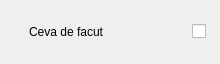
<?xml version="1.0" encoding="UTF-8"?>
<ui version="4.0">
 <class>Form</class>
 <widget class="QWidget" name="Form">
  <property name="geometry">
   <rect>
    <x>0</x>
    <y>0</y>
    <width>220</width>
    <height>64</height>
   </rect>
  </property>
  <property name="windowTitle">
   <string>Form</string>
  </property>
  <layout class="QHBoxLayout" name="horizontalLayout_2">
   <property name="spacing">
    <number>5</number>
   </property>
   <property name="leftMargin">
    <number>0</number>
   </property>
   <property name="topMargin">
    <number>0</number>
   </property>
   <property name="rightMargin">
    <number>0</number>
   </property>
   <property name="bottomMargin">
    <number>0</number>
   </property>
   <item>
    <layout class="QHBoxLayout" name="horizontalLayout">
     <property name="spacing">
      <number>0</number>
     </property>
     <item>
      <spacer name="horizontalSpacer_3">
       <property name="orientation">
        <enum>Qt::Horizontal</enum>
       </property>
       <property name="sizeHint" stdset="0">
        <size>
         <width>55</width>
         <height>20</height>
        </size>
       </property>
      </spacer>
     </item>
     <item>
      <widget class="QLabel" name="label">
       <property name="sizePolicy">
        <sizepolicy hsizetype="Fixed" vsizetype="Fixed">
         <horstretch>0</horstretch>
         <verstretch>0</verstretch>
        </sizepolicy>
       </property>
       <property name="text">
        <string>Ceva de facut</string>
       </property>
      </widget>
     </item>
     <item>
      <spacer name="horizontalSpacer_2">
       <property name="orientation">
        <enum>Qt::Horizontal</enum>
       </property>
       <property name="sizeHint" stdset="0">
        <size>
         <width>40</width>
         <height>20</height>
        </size>
       </property>
      </spacer>
     </item>
     <item>
      <spacer name="horizontalSpacer">
       <property name="orientation">
        <enum>Qt::Horizontal</enum>
       </property>
       <property name="sizeType">
        <enum>QSizePolicy::Fixed</enum>
       </property>
       <property name="sizeHint" stdset="0">
        <size>
         <width>75</width>
         <height>20</height>
        </size>
       </property>
      </spacer>
     </item>
     <item>
      <widget class="QCheckBox" name="checkBox">
       <property name="text">
        <string/>
       </property>
      </widget>
     </item>
     <item>
      <spacer name="horizontalSpacer_4">
       <property name="orientation">
        <enum>Qt::Horizontal</enum>
       </property>
       <property name="sizeHint" stdset="0">
        <size>
         <width>40</width>
         <height>20</height>
        </size>
       </property>
      </spacer>
     </item>
    </layout>
   </item>
  </layout>
 </widget>
 <resources/>
 <connections/>
</ui>
